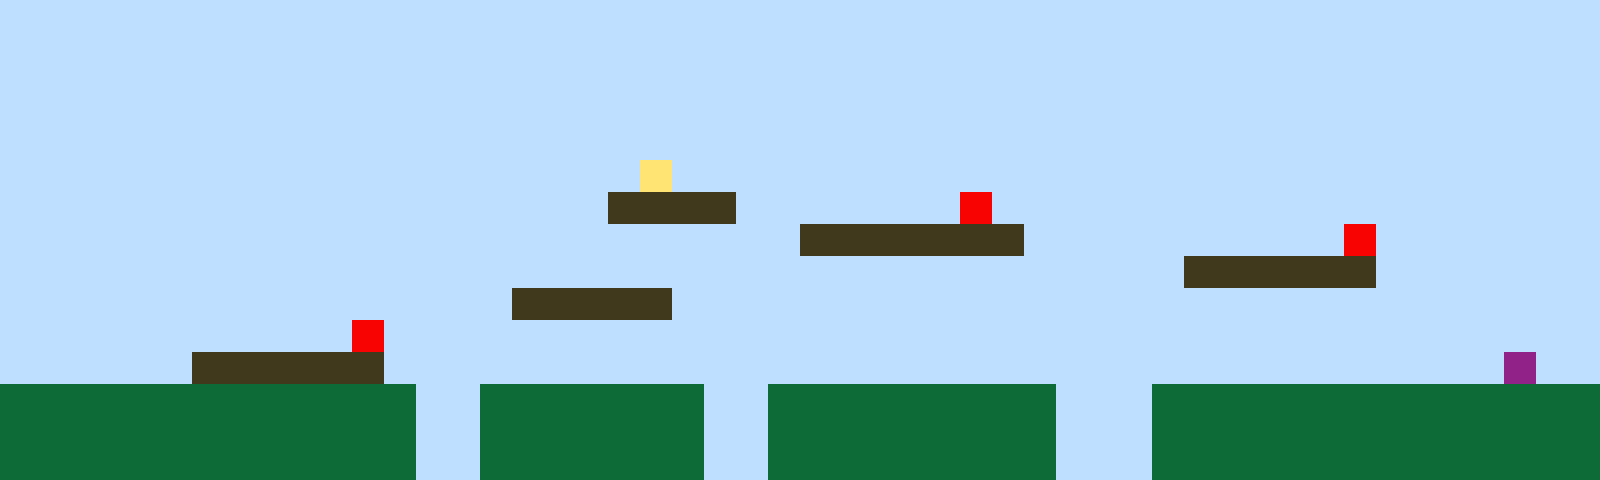

Tiled map render using the project's own tile images. Description and the whole map definition, tile-layer contents included, below:
An orthogonal 50x15 tile map with 32x32 px tiles, 1 tile layer (Tile Layer 1).

<map version="1.10" tiledversion="1.11.2" orientation="orthogonal" renderorder="right-up" width="50" height="15" tilewidth="32" tileheight="32" infinite="0" nextlayerid="2" nextobjectid="1"><editorsettings><export target="map1.csv" format="csv" /></editorsettings><tileset firstgid="1" name="sprites" tilewidth="32" tileheight="32" tilecount="6" columns="3"><image source="sprites.png" width="96" height="64" /></tileset><layer id="1" name="Tile Layer 1" width="50" height="15"><data encoding="csv">1,1,1,1,1,1,1,1,1,1,1,1,1,1,1,1,1,1,1,1,1,1,1,1,1,1,1,1,1,1,1,1,1,1,1,1,1,1,1,1,1,1,1,1,1,1,1,1,1,1,1,1,1,1,1,1,1,1,1,1,1,1,1,1,1,1,1,1,1,1,1,1,1,1,1,1,1,1,1,1,1,1,1,1,1,1,1,1,1,1,1,1,1,1,1,1,1,1,1,1,1,1,1,1,1,1,1,1,1,1,1,1,1,1,1,1,1,1,1,1,1,1,1,1,1,1,1,1,1,1,1,1,1,1,1,1,1,1,1,1,1,1,1,1,1,1,1,1,1,1,1,1,1,1,1,1,1,1,1,1,1,1,1,1,1,1,1,1,1,1,1,1,1,1,1,1,1,1,1,1,1,1,1,1,1,1,1,1,1,1,1,1,1,1,1,1,1,1,1,1,1,1,1,1,1,1,1,1,1,1,1,1,1,1,1,1,1,1,1,1,1,1,1,1,1,1,1,1,1,1,1,1,1,1,1,1,1,1,1,1,1,1,1,1,1,1,1,1,1,1,1,1,1,1,1,1,1,1,1,1,1,1,1,1,1,1,1,1,1,1,4,1,1,1,1,1,1,1,1,1,1,1,1,1,1,1,1,1,1,1,1,1,1,1,1,1,1,1,1,1,1,1,1,1,1,1,1,1,1,1,1,1,1,1,1,1,1,1,1,3,3,3,3,1,1,1,1,1,1,1,5,1,1,1,1,1,1,1,1,1,1,1,1,1,1,1,1,1,1,1,1,1,1,1,1,1,1,1,1,1,1,1,1,1,1,1,1,1,1,1,1,1,1,1,1,3,3,3,3,3,3,3,1,1,1,1,1,1,1,1,1,1,5,1,1,1,1,1,1,1,1,1,1,1,1,1,1,1,1,1,1,1,1,1,1,1,1,1,1,1,1,1,1,1,1,1,1,1,1,1,1,1,1,1,1,1,1,3,3,3,3,3,3,1,1,1,1,1,1,1,1,1,1,1,1,1,1,1,1,1,1,1,1,1,1,1,3,3,3,3,3,1,1,1,1,1,1,1,1,1,1,1,1,1,1,1,1,1,1,1,1,1,1,1,1,1,1,1,1,1,1,1,1,1,1,1,1,1,1,1,1,5,1,1,1,1,1,1,1,1,1,1,1,1,1,1,1,1,1,1,1,1,1,1,1,1,1,1,1,1,1,1,1,1,1,1,1,1,1,1,1,1,1,1,1,1,3,3,3,3,3,3,1,1,1,1,1,1,1,1,1,1,1,1,1,1,1,1,1,1,1,1,1,1,1,1,1,1,1,1,1,1,1,1,1,1,1,6,1,1,2,2,2,2,2,2,2,2,2,2,2,2,2,1,1,2,2,2,2,2,2,2,1,1,2,2,2,2,2,2,2,2,2,1,1,1,2,2,2,2,2,2,2,2,2,2,2,2,2,2,2,2,2,2,2,2,2,2,2,2,2,2,2,1,1,2,2,2,2,2,2,2,1,1,2,2,2,2,2,2,2,2,2,1,1,1,2,2,2,2,2,2,2,2,2,2,2,2,2,2,2,2,2,2,2,2,2,2,2,2,2,2,2,1,1,2,2,2,2,2,2,2,1,1,2,2,2,2,2,2,2,2,2,1,1,1,2,2,2,2,2,2,2,2,2,2,2,2,2,2</data></layer></map>
